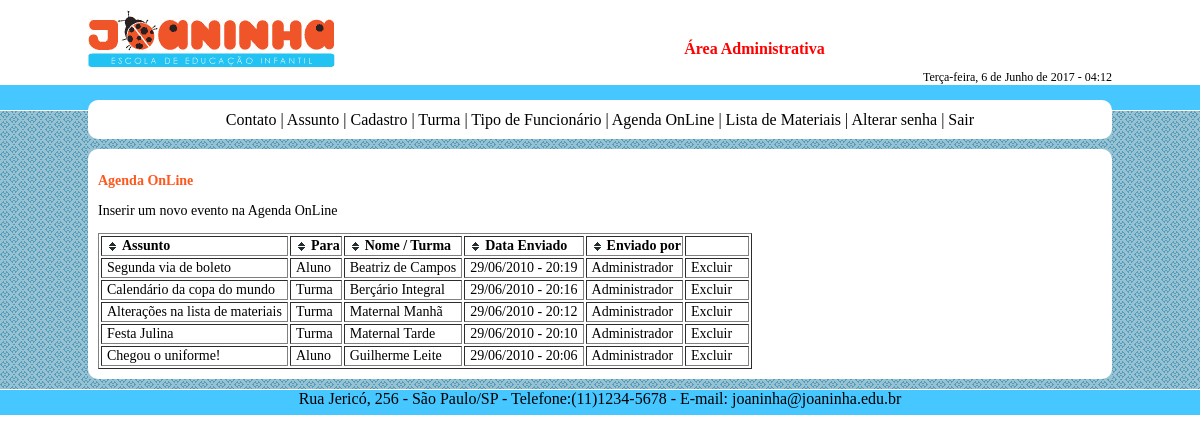
Page /login/agenda.php (signed in) on the committed database.
### tables this page shows
CREATE TABLE IF NOT EXISTS `agenda` (
  `idAgenda` int(10) unsigned NOT NULL AUTO_INCREMENT,
  `idTurma` int(11) DEFAULT NULL,
  `idAluno` int(11) DEFAULT NULL,
  `titulo` varchar(50) NOT NULL,
  `texto` longtext NOT NULL,
  `idFuncionario` int(11) NOT NULL,
  `dataInserido` int(11) NOT NULL,
  PRIMARY KEY (`idAgenda`)
);

### funcoes.php (called while the page is built, shortened)
<?PHP
	function formatarData($data){
		$dia = date("d",$data);
		$mes = date("m",$data);
		$ano = date("Y",$data);
		$hora = date("H",$data);
		$minutos = date("i",$data);
		return "$dia/$mes/$ano - $hora:$minutos";
	}
	function formatarDataExtenso($data){
		$dia = date("j",$data);
		$mes = date("m",$data);
		$ano = date("Y",$data);
		$semana = date('w',$data);
		$hora = date("H",$data);
		$minutos = date("i",$data);
		switch ($mes){
			case 6: $mes = "Junho"; break;
		}
		switch ($semana) {
			case 2: $semana = "Terça-feira"; break;
		}
		return $semana.', ' .$dia. ' de ' .$mes. ' de ' .$ano. ' - ' .$hora. ':' .$minutos;
	}
?>

### login/agenda.php (the view, shortened to what this page needs)
<?PHP
	Require('header.php');
?>
<?PHP
	$sql = "SELECT * FROM funcionario";
	$selecao = mysql_query($sql);
	while($registro = mysql_fetch_assoc($selecao)){
		$nomeFuncionarioCompleto[$registro['idFuncionario']] = $registro['nome'];
	}
	$sql = "SELECT * FROM aluno";
	$selecao = mysql_query($sql);
	while($registro = mysql_fetch_assoc($selecao)){
		$nomeAlunoCompleto[$registro['idAluno']] = $registro['nome'];
	}
	$sql = "SELECT * FROM turma";
	$selecao = mysql_query($sql);
	while($registro = mysql_fetch_assoc($selecao)){
		$nomeTurmaCompleto[$registro['idTurma']] = $registro['turma'];
	}
	$idFuncionario = $_SESSION['idFuncionario'];
	$idAgenda = $_GET['idAgenda'];
?>
    <p class="titulo">Agenda OnLine</p>
    <?PHP
    if($idAgenda == ""){
		?>
        <p><a href="inserirAgenda.php">Inserir um novo evento na Agenda OnLine</a></p>
        <table border="1" id="tblAgenda">
            <thead>
            <tr>
                <th>Assunto</th>
                <th>Para</th>
                <th>Nome / Turma</th>
                <th>Data Enviado</th>
                <th>Enviado por</th>
                <th width="60">&nbsp;</th>
            </tr>
            </thead>
        <?PHP
            if($_SESSION['tipoFuncionario'] == "admin" || $_SESSION['tipoFuncionario'] == "secretaria"){
                $sql = "SELECT * FROM agenda ORDER BY idAgenda DESC";
            }else{
                $sql = "SELECT * FROM agenda WHERE idFuncionario = $idFuncionario ORDER BY idAgenda DESC";
            }
            $selecao = mysql_query($sql);
            while($registro = mysql_fetch_assoc($selecao)){
            ?>
            <tr>
                <td onclick="window.location = '?idAgenda=<?PHP echo $registro['idAgenda']; ?>';" class="cursorPointer"><?PHP echo $registro['titulo']; ?></td>
                <td onclick="window.location = '?idAgenda=<?PHP echo $registro['idAgenda']; ?>';" class="cursorPointer"><?PHP
                    if($registro['idTurma'] == ""){
                        echo "Aluno";
                    }else if($registro['idAluno'] == ""){
                        echo "Turma";
                    }
                ?></td>
                <td onclick="window.location = '?idAgenda=<?PHP echo $registro['idAgenda']; ?>';" class="cursorPointer"><?PHP
                    if($registro['idTurma'] == ""){
                        echo $nomeAlunoCompleto[$registro['idAluno']];
                    }else if($registro['idAluno'] == ""){
                        echo $nomeTurmaCompleto[$registro['idTurma']];
                    }
                ?></td>
                <td onclick="window.location = '?idAgenda=<?PHP echo $registro['idAgenda']; ?>';" class="cursorPointer"><?PHP echo formatarData($registro['dataInserido']); ?></td>
                <td onclick="window.location = '?idAgenda=<?PHP echo $registro['idAgenda']; ?>';" class="cursorPointer"><?PHP echo $nomeFuncionarioCompleto[$registro['idFuncionario']]; ?></td>
                <td onclick="excluirAgenda('<?PHP echo $registro['idAgenda']; ?>');" class="cursorPointer">Excluir</td>
            </tr>
            <?PHP
            }
        ?>
        </table>
        <?PHP
	}
?>
<?PHP
	Require('footer.php');
?>

### login/header.php (shortened to what this page needs)
<?PHP Require('../funcoes.php'); ?>
<!DOCTYPE html PUBLIC "-//W3C//DTD XHTML 1.0 Transitional//EN" "http://www.w3.org/TR/xhtml1/DTD/xhtml1-transitional.dtd">
<html xmlns="http://www.w3.org/1999/xhtml">
<head>
<link href="_estilos/estilo.css" rel="stylesheet" type="text/css" />
</head>
<body>
<div id="main">
	<div id="header">
    	<div id="logotipo"><a href="index.php"><img src="../_img/logotipo.gif" border="0" /></a></div>
        <div id="menusup">Área Administrativa</div>
        <div id="data"><?PHP echo formatarDataExtenso(time()); ?></div>
    </div>
    <div id="barraazul"><div id="menubordavazio"></div><div id="menubordasuperior"></div></div>
    <div id="content">
        <div id="menu">
        	<div>
            <?PHP
			if($_SESSION['login'] == session_id() && $_SESSION['tipoUsuario'] == "funcionario"){
				$tipoFuncionario = $_SESSION['tipoFuncionario'];
				switch($tipoFuncionario){
				case "admin":
					?><a href="contato.php">Contato</a> | <a href="assunto.php">Assunto</a> | <a href="cadastro.php">Cadastro</a> | <a href="turma.php">Turma</a> | <a href="tipoFuncionario.php">Tipo de Funcionário</a> | <a href="agenda.php">Agenda OnLine</a> | <a href="lista.php">Lista de Materiais</a><?PHP
					break;
					?><a href="contato.php">Contato</a> | <a href="cadastro.php">Cadastro</a> | <a href="agenda.php">Agenda OnLine</a> | <a href="lista.php">Lista de Materiais</a><?PHP
					?><a href="agenda.php">Agenda OnLine</a><?PHP
				}
				?> | <a href="alterarSenha.php">Alterar senha</a> | <a href="sair.php">Sair</a><?PHP
			}else{
				?>Faça o login<?PHP
			}
			?>
            </div>
            <div id="menubordainferiorfundo"><div id="menubordainferior"></div></div>
        </div>
        <div id="conteudofundo">
            <div id="conteudobordas">
                <div id="conteudo">

### login/footer.php
                </div>
            </div>
        </div>
		<div id="conteudobordavazio"></div>
    </div>
    <div id="footer">Rua Jericó, 256 - São Paulo/SP - Telefone:(11)1234-5678 - E-mail: joaninha@joaninha.edu.br</div>
</div>
</body>
</html>

### login/_estilos/estilo.css (style rules this page uses)
* { font-family:Century Gothic; }
body { margin:0; !important }
a:link, a:visited, a:active { color: #000; text-decoration: none; }
div#header { width:1024px; margin:auto; }
div#logotipo { float:left; height:60px; width:250px; margin-top:10px; }
div#menusup { float:right; height:30px; width:715px; margin-top:40px; text-align:center; color:#F00; font-weight:bold; }
div#data { font-size:12px; text-align:right; clear:both; }
div#barraazul { background-color:#46c7ff; height:25px; margin-bottom:1px; min-width:1030px; }
div#menubordavazio { height:15px; }
div#menubordasuperior { width:1024px; margin:auto; height:10px; background-color:#FFF; }
div#content { background-image:url(../../_img/background.gif); background-repeat:repeat; min-width:1030px; }
div#menu { margin:auto; width:1024px; background-color:#FFF; text-align:center; }
div#menubordainferiorfundo { background-color:#98c2d2; }
div#menubordainferior { height:10px; background-color:#FFF; margin-bottom:10px; }
div#conteudofundo { margin:auto; width:1024px; background-color:#98c2d2; }
div#conteudobordas { margin:auto; width:1024px; background-color:#FFF; }
div#conteudo { padding:10px; text-align:justify; font-size:14px; }
div#conteudobordavazio { height:10px; }
div#footer { background-color:#46c7ff; height:25px; text-align:center; margin-top:1px; min-width:1030px; }
th.header { background-image: url(../../_img/seta_bg.gif); background-repeat: no-repeat; background-position: center left; padding-left: 20px; cursor: pointer; font-weight: bold; }
.titulo { color:#ff571d; font-weight:bold; }
.cursorPointer { cursor:pointer; }
table#tblAgenda td { padding-left:5px; padding-right:5px; }

### rows in the picture
agenda: titulo "Segunda via de boleto", shows "Aluno", idAluno "Beatriz de Campos", dataInserido "29/06/2010 - 20:19", idFuncionario "Administrador"
agenda: titulo "Calendário da copa do mundo", shows "Turma", idTurma "Berçário Integral", dataInserido "29/06/2010 - 20:16", idFuncionario "Administrador"
agenda: titulo "Alterações na lista de materiais", shows "Turma", idTurma "Maternal Manhã", dataInserido "29/06/2010 - 20:12", idFuncionario "Administrador"
agenda: titulo "Festa Julina", shows "Turma", idTurma "Maternal Tarde", dataInserido "29/06/2010 - 20:10", idFuncionario "Administrador"
agenda: titulo "Chegou o uniforme!", shows "Aluno", idAluno "Guilherme Leite", dataInserido "29/06/2010 - 20:06", idFuncionario "Administrador"
